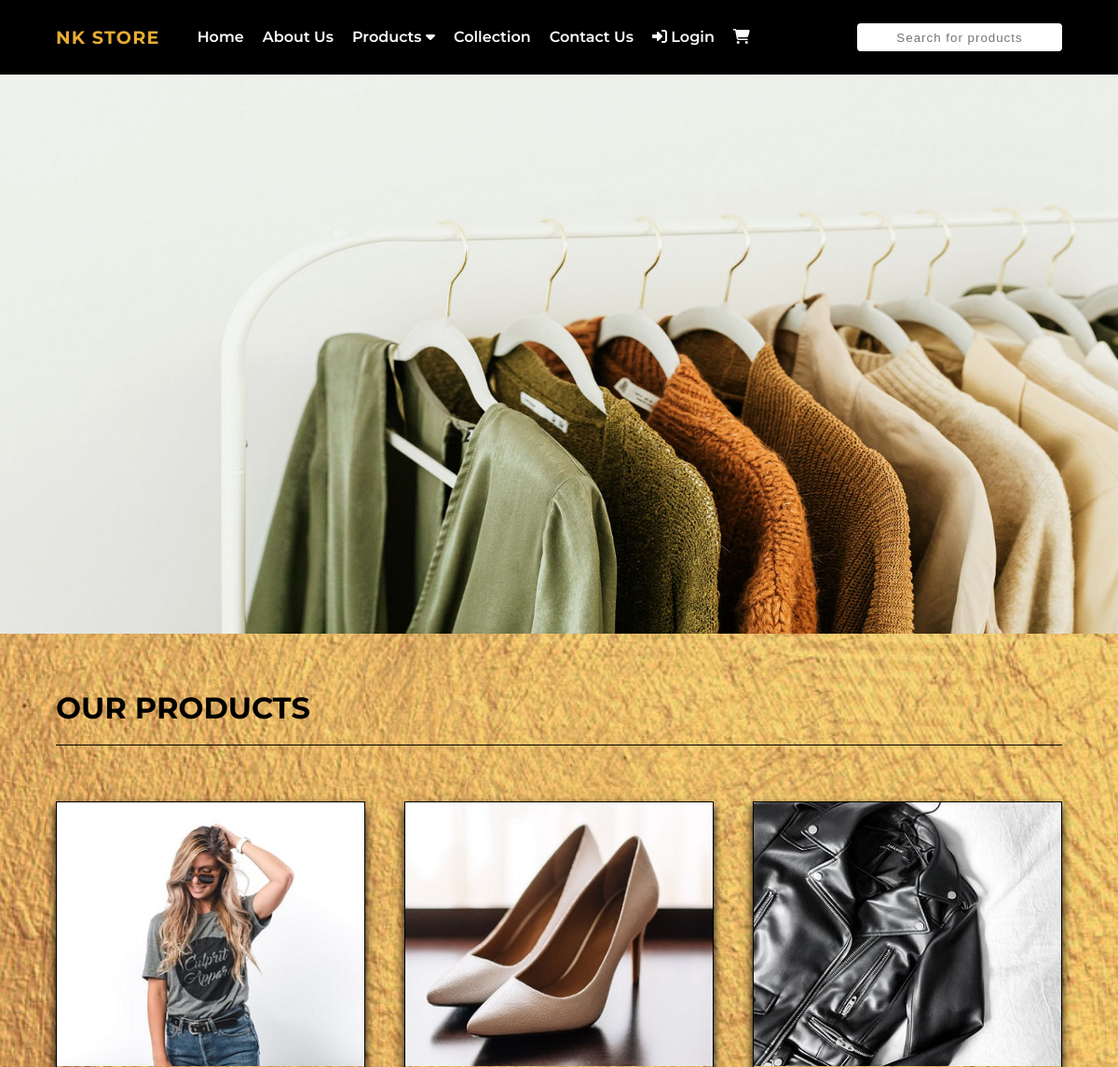
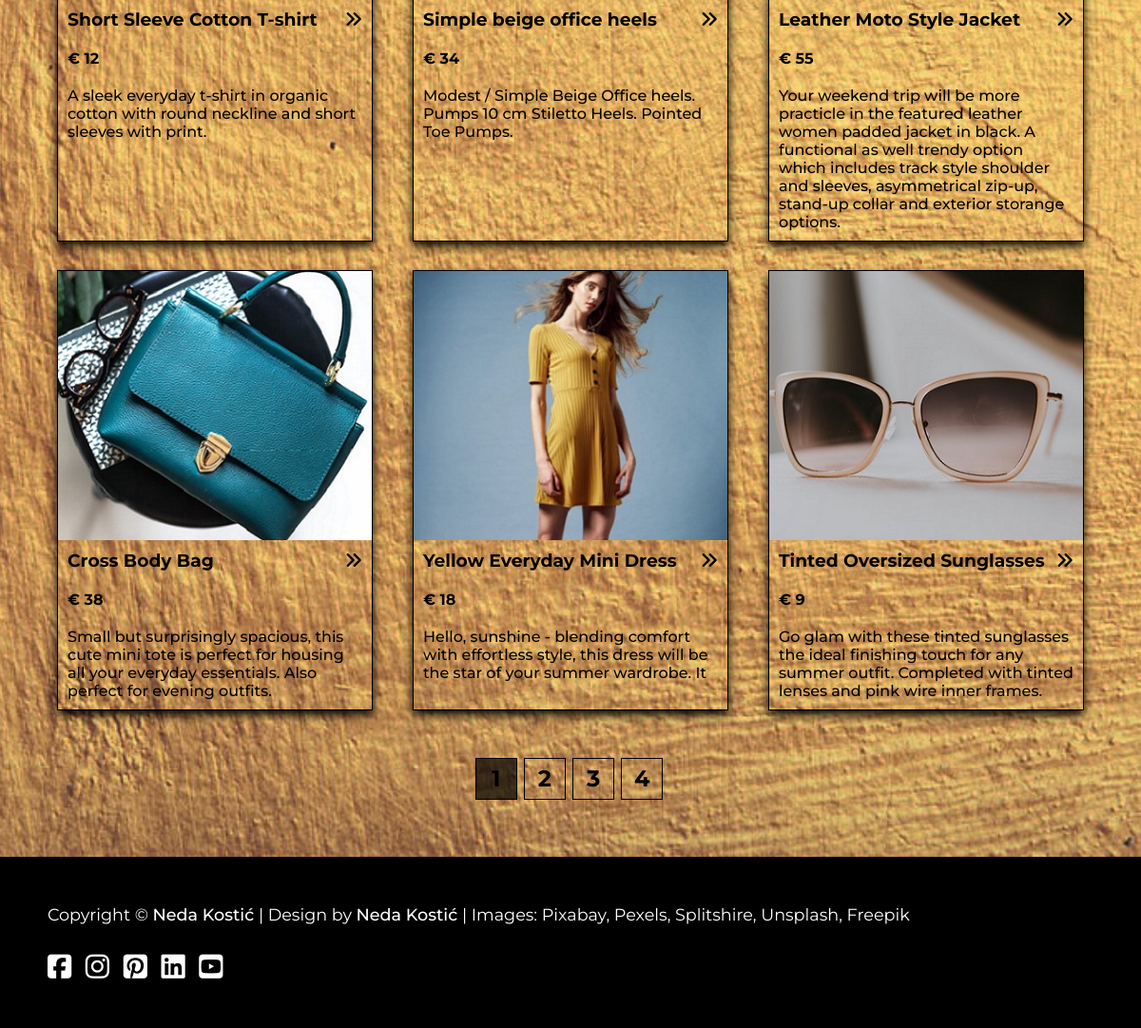
Screenshot of /pages/products.php with the database file from the repository (2 pictures, top to bottom).
### tables this page shows
CREATE TABLE `product_image` (
  `product_image_id` int(10) UNSIGNED NOT NULL,
  `product_image_name` varchar(100) NOT NULL,
  `created_at` timestamp NOT NULL DEFAULT current_timestamp(),
  `updated_at` timestamp NULL DEFAULT NULL ON UPDATE current_timestamp(),
  `product_id` int(10) UNSIGNED NOT NULL
);

CREATE TABLE `product` (
  `product_id` int(10) UNSIGNED NOT NULL,
  `product_name` varchar(100) NOT NULL,
  `product_price` int(10) UNSIGNED NOT NULL,
  `product_description` text NOT NULL,
  `product_color` varchar(20) NOT NULL,
  `product_material` varchar(40) NOT NULL,
  `product_care` varchar(30) NOT NULL,
  `product_origin` varchar(50) NOT NULL,
  `created_at` timestamp NOT NULL DEFAULT current_timestamp(),
  `updated_at` timestamp NULL DEFAULT NULL ON UPDATE current_timestamp(),
  `is_active` tinyint(1) NOT NULL DEFAULT 1,
  `category_id` int(10) UNSIGNED NOT NULL,
  `user_id` int(10) UNSIGNED NOT NULL
);

### class/classDatabase.php (called while the page is built, shortened)
<?php
class Database {
    protected $host;
    protected $username;
    protected $password;
    protected $database;
    protected $db;
    public function __construct(){
        $this->host = "localhost";
        $this->username = "root";
        $this->password = "";
        $this->database = "nkstore";
    }
    public function connect(){
        $this->db = @mysqli_connect($this->host, $this->username, $this->password, $this->database);
        return $this->db;
    }
    public function query($sql){
        return mysqli_query($this->db, $sql);
    }
    public function num_rows($result){
        return mysqli_num_rows($result);
    }
    public function fetch_object($result){
        return mysqli_fetch_object($result);
    }
}

### pages/products.php (the view, shortened to what this page needs)
<?php include_once("../inc/_head.php"); ?>
<?php include_once("../inc/_header.php"); ?>
<div id="hero">
    <img src="assets/images/hero_03.jpg" alt="hero03">
</div>
<?php
   $sql = "SELECT * FROM product WHERE is_active = 1 ORDER BY product_id ASC";
   $result = $db->query($sql);
   $num_items = 6;
   $number_of_results = $db->num_rows($result);
   $total_pages = ceil($number_of_results / $num_items);
   if (!isset($_GET['page']))
       $page = 1;
   else
       $page = filter_input(INPUT_GET, 'page', FILTER_VALIDATE_INT);
   $on_this_page = ($page - 1) * $num_items;
   $sql = "SELECT * FROM product WHERE is_active = 1 ORDER BY product_id ASC LIMIT " . $on_this_page . "," . $num_items;
   $result = $db->query($sql);
   ?>
<main>
    <div class="container">
        <h2>OUR PRODUCTS</h2>
        <section class="products">
            <?php
               while ($row = $db->fetch_object($result)) {
               ?>
                <article class="product">
                    <?php $sql1 = "SELECT * FROM product_image WHERE product_id = $row->product_id";
                       $result1 = $db->query($sql1);
                       while ($row1 = $db->fetch_object($result1)) {
                       ?>
                        <img src='assets/images/products/<?= $row1->product_image_name; ?>' alt='Product image'> <?php } ?>
                    <h3>
                        <span><?= $row->product_name; ?></span><span>
                            <a href='<?= $row->product_id; ?>'><i class='fas fa-angle-double-right'></i></a></span>
                    </h3>
                    <h4>&euro; <?= $row->product_price; ?></h4>
                    <p><?= $row->product_description; ?></p>
                </article>
            <?php } ?>
        </section>
        <div id="pagination">
            <?php
               if (!isset($_GET['category'])) {
                   for ($i = 1; $i <= $total_pages; $i++) {
                       if ($i == $page)
                           echo "<a class='active' href='products?page=" . $i . "'>" . $i . "</a> ";
                       else
                           echo "<a href='products?page=" . $i . "'>" . $i . "</a> ";
                   }
               }
               ?>
        </div>
    </div>
</main>
<?php include_once("../inc/_footer.php"); ?>

### assets/css/style.css (style rules this page uses)
:root { --fontFamily: 'Montserrat', sans-serif; --fontSize: 16px; --transition: 0.3s ease; --ochre: #e8ac33; --black: #000; --transparent-ochre: rgba(232, 172, 51, 0.5); --white: #fff; --boxShadow: 0 5px 10px 0 var(--black); --border: 1px solid var(--black); --border2: 2px solid var(--black); }
* { padding: 0; margin: 0; box-sizing: border-box; }
html { scroll-behavior: smooth; }
body { font-family: var(--fontFamily); font-size: var(--fontSize); }
img { vertical-align: bottom; }
a { text-decoration: none !important; color: var(--white); cursor: pointer; }
h1, h2, h3, h4, h5, h6 { margin: 0; }
.container { width: 80%; margin: 0 auto; padding: 60px 0; }
main { background-image: url(../images/back1.jpg); background-size: cover; background-position: center; background-attachment: fixed; color: var(--black); }
main h2 { font-size: 2rem; font-weight: 700; border-bottom: var(--border); padding-bottom: 20px; }
.products { display: flex; justify-content: space-between; margin-top: 60px; flex-wrap: wrap; }
.products .product { flex-basis: 330px; border: var(--border); margin-bottom: 30px; box-shadow: var(--boxShadow); }
.product img { width: 330px; }
.products .product h3, .products .product h4, .products .product p { padding: 10px; }
.products .product p { font-weight: 500; }
.products .product a { color: var(--black) !important; }
.products .product h3 { display: flex; justify-content: space-between; }
#hero img { width: 100%; }
#hero { position: relative; }
#pagination { text-align: center; margin-top: 20px; }
#pagination a { color: var(--black) !important; font-size: 1.5rem; border: var(--border); margin-right: 3px; display: inline-block; width: 44px; height: 44px; line-height: 42px; font-weight: 700; }
#pagination .active { background-color: rgba(0, 0, 0, 0.7); }
@media (max-width: 1280px) { .container { width: 90%; } }

### rows the page displays
product: product_name "Short Sleeve Cotton T-shirt", product_price "12", product_description "A sleek everyday t-shirt in organic cotton with round neckline and short sleeves with print."
product_image: product_image_name (picture)
product: product_name "Simple beige office heels", product_price "34", product_description "Modest / Simple Beige Office heels. Pumps 10 cm Stiletto Heels. Pointed Toe Pumps."
product_image: product_image_name (picture)
product: product_name "Leather Moto Style Jacket", product_price "55", product_description "Your weekend trip will be more practicle in the featured leather women padded jacket in black. A functional as well trendy option which includes track style shoulder and sleeves, asymmetrical zip-up, stand-up collar and exterior storange options."
product_image: product_image_name (picture)
product: product_name "Cross Body Bag", product_price "38", product_description "Small but surprisingly spacious, this cute mini tote is perfect for housing all your everyday essentials. Also perfect for evening outfits."
product_image: product_image_name (picture)
product: product_name "Yellow Everyday Mini Dress", product_price "18", product_description "Hello, sunshine - blending comfort with effortless style, this dress will be the star of your summer wardrobe. It"
product_image: product_image_name (picture)
product: product_name "Tinted Oversized Sunglasses", product_price "9", product_description "Go glam with these tinted sunglasses the ideal finishing touch for any summer outfit. Completed with tinted lenses and pink wire inner frames."
product_image: product_image_name (picture)
